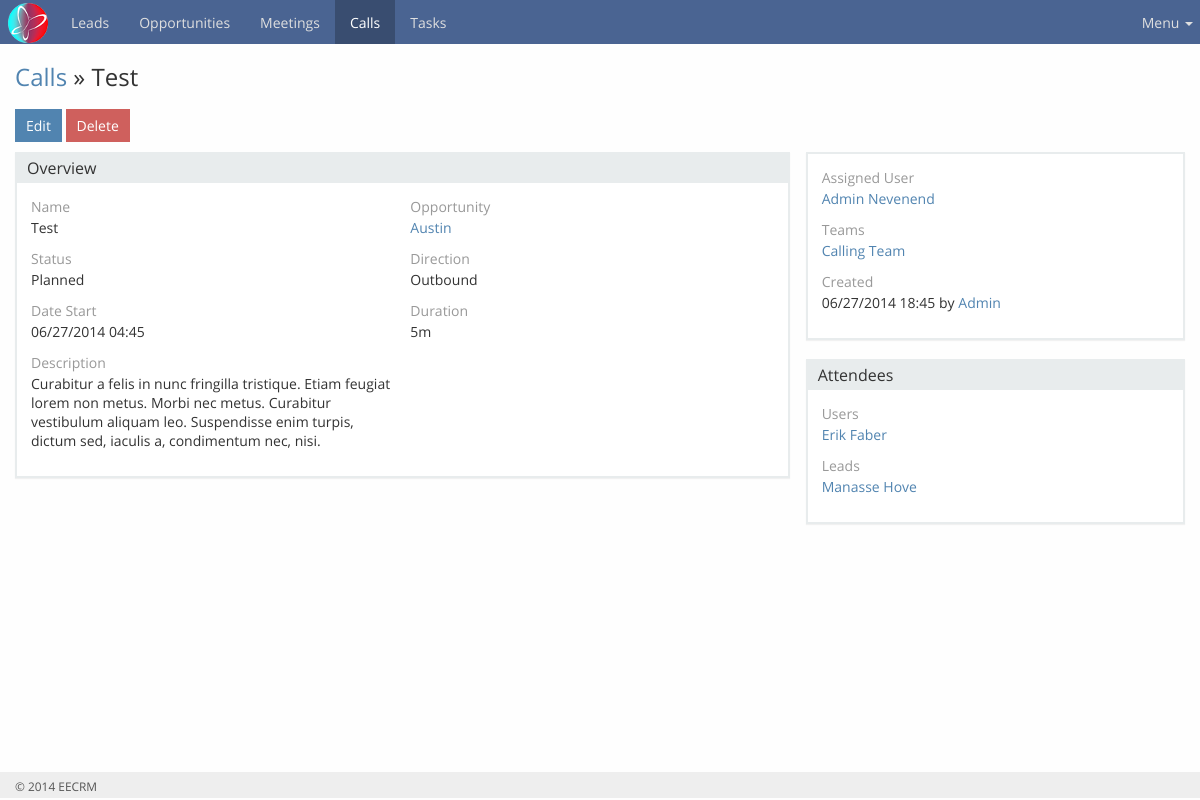
The app's page /modules/call/view.php?id=4 (signed in) with its own data.
### tables this page shows
CREATE TABLE IF NOT EXISTS `call` (
  `id` int(11) unsigned NOT NULL AUTO_INCREMENT,
  `name` varchar(255) DEFAULT NULL,
  `status` enum('Planned','Held','Not Held') DEFAULT 'Planned',
  `date_start` datetime DEFAULT NULL,
  `date_end` datetime DEFAULT NULL,
  `duration` int(11) DEFAULT '3600',
  `direction` enum('Outbound','Inbound') NOT NULL DEFAULT 'Outbound',
  `description` text,
  `created_at` datetime DEFAULT NULL,
  `modified_at` datetime DEFAULT NULL,
  `deleted` tinyint(1) DEFAULT '0',
  `assigned_user_id` int(11) DEFAULT NULL,
  `modified_by_id` int(11) DEFAULT NULL,
  `created_by_id` int(11) DEFAULT NULL,
  `parent_id` int(11) DEFAULT NULL,
  `parent_type` enum('Opportunity') DEFAULT 'Opportunity',
  PRIMARY KEY (`id`)
);

CREATE TABLE IF NOT EXISTS `opportunities` (
  `id` int(11) NOT NULL AUTO_INCREMENT,
  `lead_id` int(11) NOT NULL,
  `company_name` varchar(255) DEFAULT NULL,
  `contact_person` varchar(255) NOT NULL,
  `stage` int(11) DEFAULT '0',
  `lead_source` int(11) DEFAULT '0',
  `email_address` varchar(255) NOT NULL,
  `phone` varchar(255) NOT NULL,
  `website` varchar(255) DEFAULT NULL,
  `address_street` varchar(255) DEFAULT NULL,
  `address_city` varchar(255) DEFAULT NULL,
  `address_state` varchar(255) DEFAULT NULL,
  `address_country` varchar(255) DEFAULT NULL,
  `address_postal_code` varchar(255) DEFAULT NULL,
  `description` longtext,
  `created_at` datetime DEFAULT NULL,
  `modified_at` datetime DEFAULT NULL,
  `deleted` tinyint(1) DEFAULT '0',
  `assigned_user_id` varchar(24) DEFAULT NULL,
  `modified_by_id` varchar(24) DEFAULT NULL,
  `created_by_id` varchar(24) DEFAULT NULL,
  PRIMARY KEY (`id`)
);

CREATE TABLE IF NOT EXISTS `users` (
  `id` int(24) NOT NULL AUTO_INCREMENT,
  `is_admin` tinyint(1) DEFAULT '0',
  `user_name` varchar(50) DEFAULT NULL,
  `salutation_name` varchar(255) DEFAULT NULL,
  `first_name` varchar(100) DEFAULT '',
  `last_name` varchar(100) DEFAULT '',
  `email_address` varchar(255) NOT NULL,
  `password` varchar(255) DEFAULT NULL,
  `title` varchar(100) DEFAULT NULL,
  `phone` varchar(50) DEFAULT NULL,
  `deleted` tinyint(1) DEFAULT '0',
  `default_team_id` varchar(24) DEFAULT NULL,
  PRIMARY KEY (`id`),
  UNIQUE KEY `user_name` (`user_name`),
  KEY `default_team_id` (`default_team_id`)
);

CREATE TABLE IF NOT EXISTS `entity_team` (
  `id` int(11) NOT NULL AUTO_INCREMENT,
  `entity_id` int(11) DEFAULT '0',
  `team_id` int(11) DEFAULT '0',
  `entity_type` varchar(100) DEFAULT NULL,
  `deleted` tinyint(1) DEFAULT '0',
  PRIMARY KEY (`id`)
);

CREATE TABLE IF NOT EXISTS `teams` (
  `id` int(11) NOT NULL AUTO_INCREMENT,
  `name` varchar(100) DEFAULT NULL,
  `deleted` tinyint(1) DEFAULT '0',
  PRIMARY KEY (`id`)
);

### modules/call/view.php (the view, shortened to what the rows shown need)
<?php
require_once dirname(__DIR__) . '/../common/header.php';
require_once $include_directory . 'utils-call.php';
require_once $include_directory . 'utils-entity-teams.php';
if (!empty($_GET['id'])) {
    try {
        $callDetails = getCallDetails($_GET['id']);
        $teams = getTeamNames($_GET['id'],'Call');
        if (count($teams) > 0) {
            $teamNames  = implode(",", array_map(function($arr){ return '<a href="'.ADMINPATH.'modules/teams/view.php?id='.$arr['team_id'].'">'.$arr['teamName'].'</a>';}, $teams));
        }
    } catch (Exception $exception) {
        setSessionValue('errorMessage', $exception->getMessage());
    }
}
    ?>
<div class="container content">
    <div id="main">
        <div class="page-header">
            <div class="row">
                <div class="col-lg-7 col-sm-7">
                    <h3><a href="<?php echo BASEPATH;?>modules/call/">Calls</a>  &raquo; <?php echo sanitizeString($callDetails['name']);?></h3>
                </div>
            </div>
        </div>
        <div class="body">
            <div class="detail" id="call-detail">
                <div class="row">
                    <div class=" col-md-8">
                        <div class="record">
                            <div class="panel panel-default">
                                <div class="panel-body">
                                    <div class="row">
                                        <div class="cell cell-name  col-sm-6  form-group"><a href="javascript:" class="pull-right inline-edit-link hide"><span class="glyphicon glyphicon-pencil"></span></a>
                                            <label class="field-label-name control-label">Name</label>
                                            <div class="field field-name"><?php echo sanitizeString($callDetails['name']); ?></div>
                                        </div>
                                        <div class="cell cell-parent  col-sm-6  form-group"><a href="javascript:" class="pull-right inline-edit-link hide"><span class="glyphicon glyphicon-pencil"></span></a>
                                            <div class="field field-parent">
                                                <?php echo ($callDetails['parent_id']) ? '<a href="' . BASEPATH . 'modules/opportunities/view.php?id=' . $callDetails['oppId'] . '">' . $callDetails['oppName'] . '</a>' : 'None'; ?>
                                            </div>
                                        </div>
                                    </div>
                                    <div class="row">
                                        <div class="cell cell-status  col-sm-6  form-group"><a href="javascript:" class="pull-right inline-edit-link hide"><span class="glyphicon glyphicon-pencil"></span></a>
                                            <div class="field field-status">
                                                <span class="text-default"><?php echo sanitizeString($callDetails['status']); ?></span>
                                            </div>
                                        </div>
                                        <div class="cell cell-direction  col-sm-6  form-group"><a href="javascript:" class="pull-right inline-edit-link hide"><span class="glyphicon glyphicon-pencil"></span></a>
                                            <label class="field-label-direction control-label">
                                                Direction
                                            </label>
                                            <div class="field field-direction"><?php echo sanitizeString($callDetails['direction']); ?></div>
                                        </div>
                                    </div>
                                    <div class="row">
                                        <div class="cell cell-dateStart  col-sm-6  form-group"><a href="javascript:" class="pull-right inline-edit-link hide"><span class="glyphicon glyphicon-pencil"></span></a>
                                            <label class="field-label-dateStart control-label">Date Start</label>
                                            <div class="field field-dateStart"><?php echo getFormattedDate($callDetails['date_start'], 'm/d/Y H:i'); ?></div>
                                        </div>
                                        <div class="cell cell-duration  col-sm-6  form-group"><a href="javascript:" class="pull-right inline-edit-link hide"><span class="glyphicon glyphicon-pencil"></span></a>
						<label class="field-label-duration control-label">
						Duration
						</label>
                                            <div class="field field-duration"><?php echo getDurationText($callDetails['duration']); ?></div>
					</div>
                                    </div>
                                    <div class="row">
                                        <div class="cell cell-description  col-sm-6  form-group"><a href="javascript:" class="pull-right inline-edit-link hide"><span class="glyphicon glyphicon-pencil"></span></a>
                                            <label class="field-label-description control-label">
                                                Description
                                            </label>
                                            <div class="field field-description">
                                                <?php echo sanitizeString($callDetails['description']); ?>
                                            </div>
                                        </div>
                                    </div>
                                </div>
                            </div>
                        </div>
                    </div>
                    <div class="side col-md-4">
                        <div class="panel panel-default">
                            <div class="panel-body panel-body-default">
                                <div class="row">
                                    <div class="cell cell-assignedUser form-group col-sm-6 col-md-12"><a href="javascript:" class="pull-right inline-edit-link hide"><span class="glyphicon glyphicon-pencil"></span></a>
                                        <div class="field field-assignedUser">
                                            <a href="<?php echo ADMINPATH;?>modules/users/view.php?id=<?php echo $callDetails['assigned_user_id']; ?>">
                                                <?php echo sanitizeString($callDetails['firstName'])." ".sanitizeString($callDetails['lastName']); ?>
                                            </a>
                                        </div>
                                    </div>
                                    <div class="cell cell-teams form-group col-sm-6 col-md-12"><a href="javascript:" class="pull-right inline-edit-link hide"><span class="glyphicon glyphicon-pencil"></span></a>
                                        <div class="field field-teams">
                                            <?php if ($teamNames != ''): echo $teamNames; else: ?> None <?php endif; ?>
                                        </div>
                                    </div>
                                </div>
                                <div class="row">
                                    <div class="cell form-group col-sm-6 col-md-12">
                                        <div class="field">
                                            <span class="field-createdAt"><?php  echo getFormattedDate($callDetails['created_at'],"m/d/Y H:i"); ?></span>
                                            by <span class="field-createdBy">
                                                <a href="<?php echo ADMINPATH;?>modules/users/view.php?id=<?php echo $callDetails['created_by_id'];?>"><?php echo sanitizeString($callDetails['createdFirstName']) ." ". sanitizeString($callDetails['createdLastName']); ;?></a>
                                            </span>
                                        </div>
                                    </div>
                                </div>
                            </div>
                        </div>
                    </div>
                </div>
            </div>
        </div>
    </div>
</div>
<?php
require_once dirname(__DIR__) . '/../common/footer.php';
?>

### records on screen
call: name "Test", opportunities.company_name "Austin", status "Planned", direction "Outbound", date_start "06/27/2014 04:45", duration "5m", description "Curabitur a felis in nunc fringilla tristique. Etiam feugiat lorem non metus. Morbi nec metus. Curabitur vestibulum aliquam leo. Suspendisse enim turpis, dictum sed, iaculis a, condimentum nec, nisi.", users.first_name "Admin", users.last_name "Nevenend", created_at "06/27/2014 18:45"
entity_team: team.name "Calling Team"

### other values on screen
$arr['userName'] "Erik Faber"
$arr['leadName'] "Manasse Hove"
